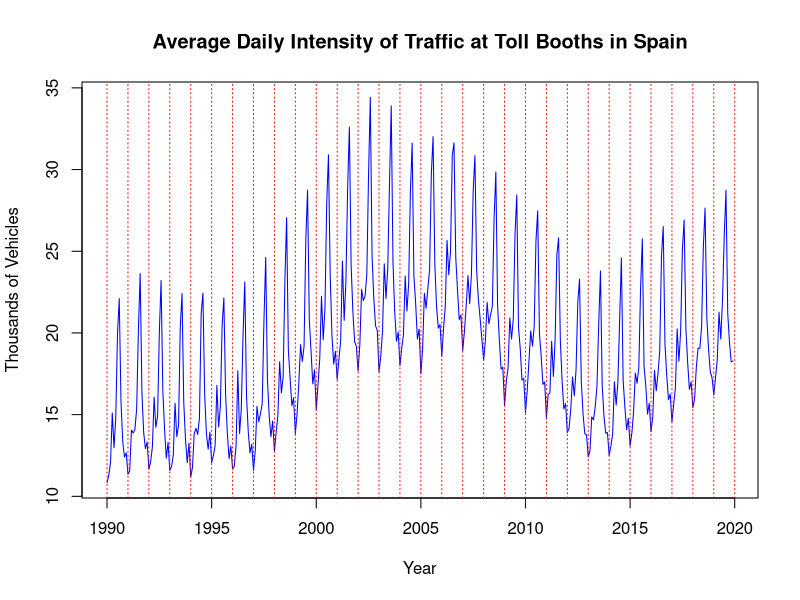
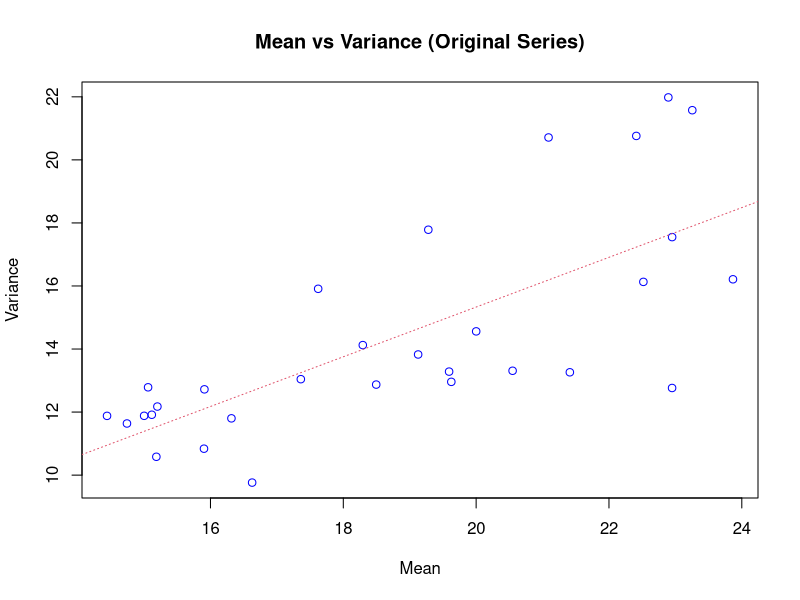
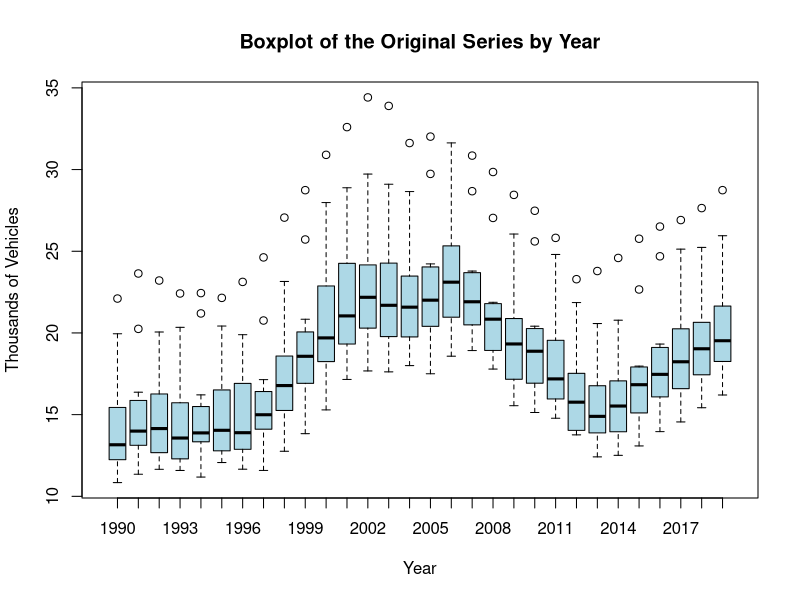
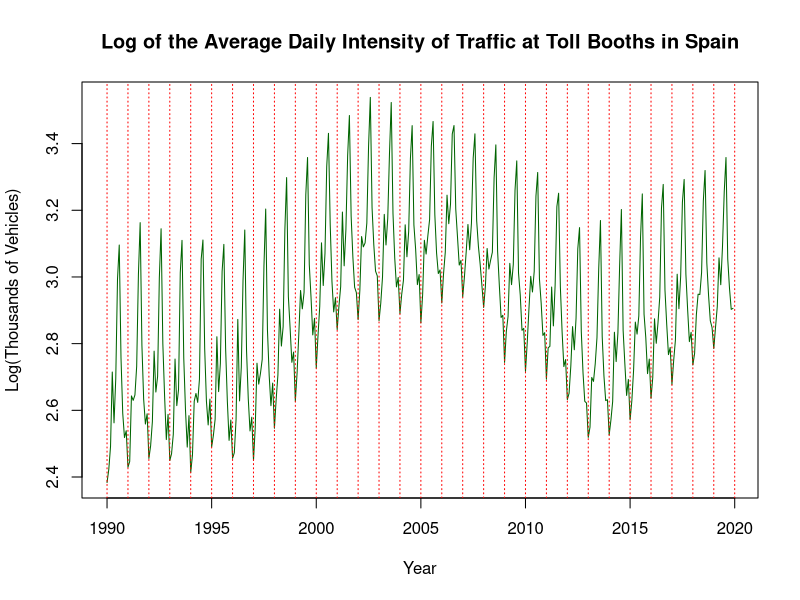
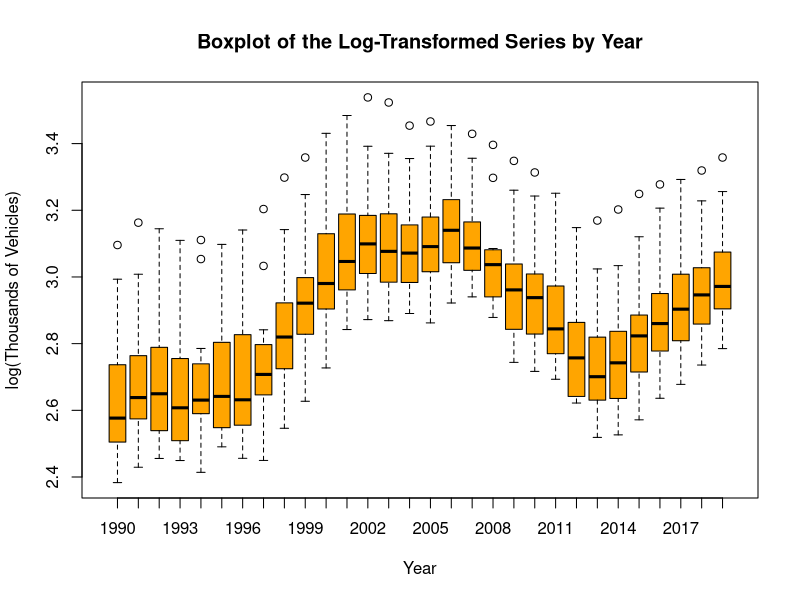
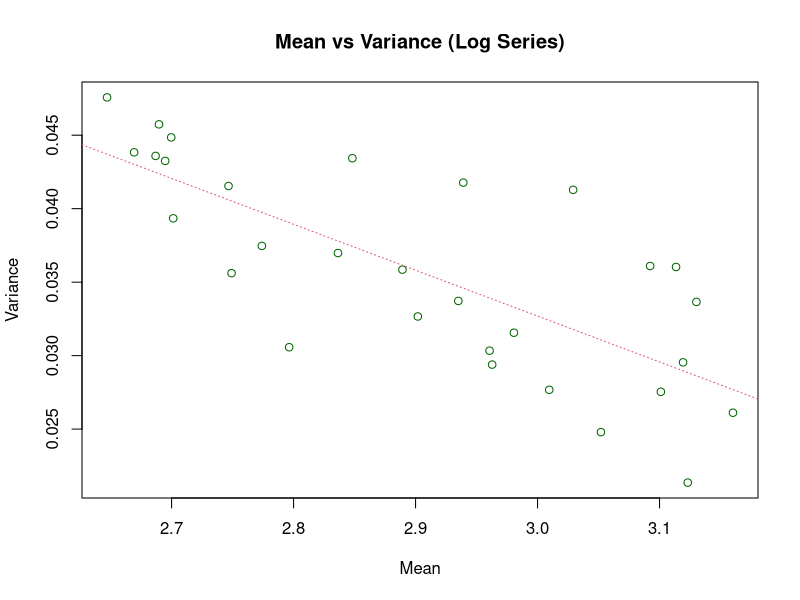
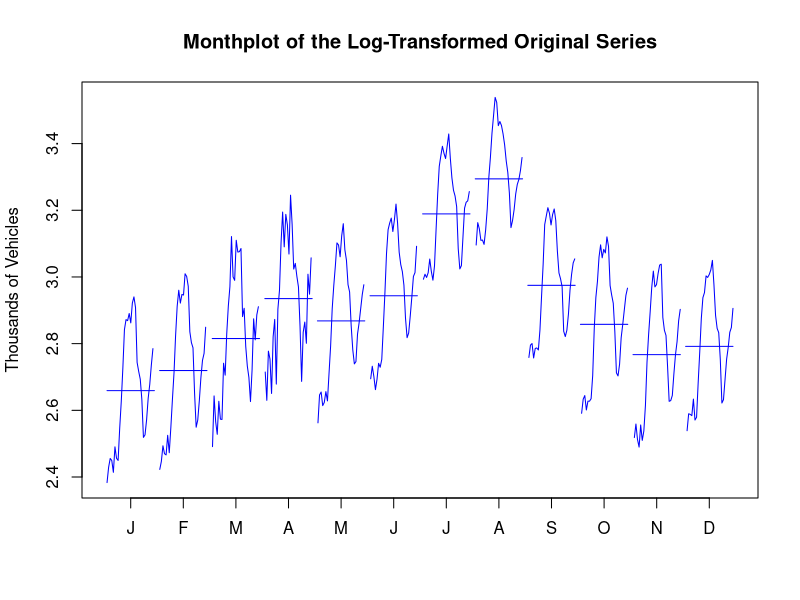
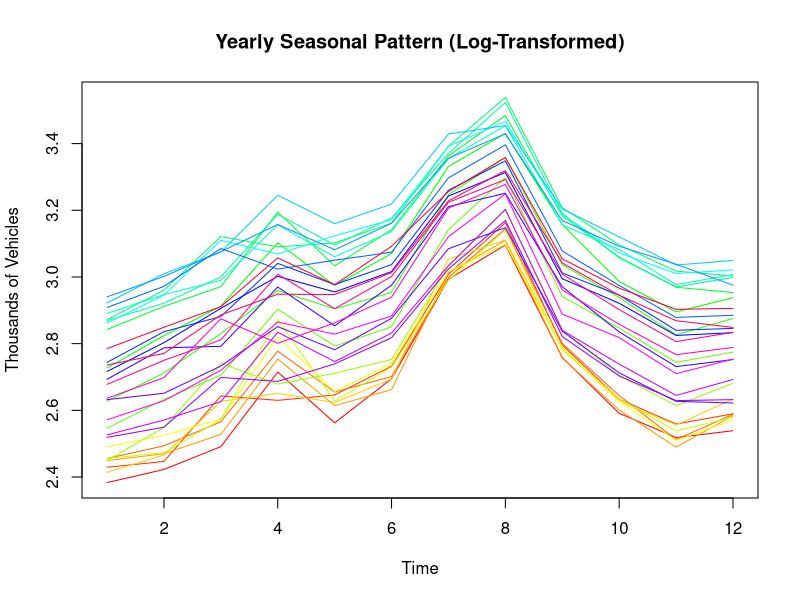

The R source for these figures, in order: (Note: this script raises an error after producing the figures.)
## ---- chunk 1
knitr::opts_chunk$set(echo = TRUE)
# install.packages("tseries")
# install.packages("forecast")
library(tseries)
library(forecast)
## ---- chunk 2
# 1) Reading the data and initial plots

# Convert the data into a time series (freq=12 for monthly data, starting at 1990)
serie <- window(ts(read.table("peajes.dat"), start = 1990, freq = 12))

# Plot of the original series
plot(
  serie,
  main = "Average Daily Intensity of Traffic at Toll Booths in Spain",
  xlab = "Year",
  ylab = "Thousands of Vehicles",
  col = "blue"
)
abline(v = 1990:2020, lty = 3, col = "red")
## ---- chunk 3
# 2) Calculating mean and variance by year, and boxplots

# Mean and variance of the original series
m <- apply(matrix(serie, nr = 12), 2, mean)
v <- apply(matrix(serie, nr = 12), 2, var)

# Plot of mean vs variance for the original series
plot(
  m, v,
  main = "Mean vs Variance (Original Series)",
  xlab = "Mean",
  ylab = "Variance",
  col = "blue"
)
abline(lm(v ~ m), col = 2, lty = 3)

linear_model_ts <- lm(v ~ m)

# Log-transformed series
log_serie <- log(serie)

# Mean and variance of the log-transformed series
m_log <- apply(matrix(log_serie, nr = 12), 2, mean)
v_log <- apply(matrix(log_serie, nr = 12), 2, var)

# Boxplots by year for the original series
boxplot(
  serie ~ floor(time(serie)),
  main = "Boxplot of the Original Series by Year",
  xlab = "Year",
  ylab = "Thousands of Vehicles",
  col = "lightblue"
)
## ---- chunk 4
# Log-transformed series
log_serie <- log(serie)

# Plot of the log-transformed series
plot(
  log_serie,
  main = "Log of the Average Daily Intensity of Traffic at Toll Booths in Spain",
  xlab = "Year",
  ylab = "Log(Thousands of Vehicles)",
  col = "darkgreen"
)
abline(v = 1990:2020, lty = 3, col = "red")

# Boxplots by year for the log-transformed series
boxplot(
  log_serie ~ floor(time(serie)),
  main = "Boxplot of the Log-Transformed Series by Year",
  xlab = "Year",
  ylab = "log(Thousands of Vehicles)",
  col = "orange"
)

# Plot of mean vs variance for the log-transformed series
plot(
  m_log, v_log,
  main = "Mean vs Variance (Log Series)",
  xlab = "Mean",
  ylab = "Variance",
  col = "darkgreen"
)
abline(lm(v_log ~ m_log), col = 2, lty = 3)

linear_model_log_ts <- lm(v_log ~ m_log)
## ---- chunk 5
# 3) Determination of the differencing order

# Apply ndiffs() and nsdiffs() to the original series
ndiffs_original <- ndiffs(serie)
nsdiffs_original <- nsdiffs(serie)

cat("Suggested regular differencing (original):", ndiffs_original, "\n")
cat("Suggested seasonal differencing (original):", nsdiffs_original, "\n")

# Apply ndiffs() and nsdiffs() to the log-transformed series
ndiffs_log <- ndiffs(log_serie)
nsdiffs_log <- nsdiffs(log_serie)

cat("Suggested regular differencing (log):", ndiffs_log, "\n")
cat("Suggested seasonal differencing (log):", nsdiffs_log, "\n")
## ---- chunk 6
# 4) Exploring seasonality and differencing

# Month plot of the original series (shows seasonal patterns by month)
monthplot(
  log_serie,
  main = "Monthplot of the Log-Transformed Original Series",
  ylab = "Thousands of Vehicles",
  col = "blue"
)

# Plot the series in a matrix form (each line is a month)
ts.plot(
  matrix(log_serie, nr = 12),
  main = "Yearly Seasonal Pattern (Log-Transformed)",
  xlab = "Time",
  ylab = "Thousands of Vehicles",
  col = rainbow(ncol(matrix(log_serie, nr = 12)))
)

# We apply diff with lag=12 to remove annual seasonality
d12_ln_serie <- diff(log_serie, lag = 12)

# Plot the differenced series
plot(
  d12_ln_serie,
  main = "Seasonally Differenced Series (lag = 12)",
  xlab = "Time",
  ylab = "Differenced Values",
  col = "purple"
)

# Month plot of the differenced series
monthplot(
  d12_ln_serie,
  main = "Monthplot of the Differenced Series (lag = 12)",
  ylab = "Differenced Values",
  col = "purple"
)

# Matrix plot of the differenced series
ts.plot(
  matrix(d12_ln_serie, nr = 12),
  main = "Yearly Seasonal Pattern (Differenced)",
  xlab = "Time",
  ylab = "Values (D12)",
  col = rainbow(ncol(matrix(log_serie, nr = 12)))
)
## ---- chunk 7
# Analyze whether the mean is constant in the seasonally differenced series (d12_ln_serie)

# 1. Plot the seasonally differenced series
plot(d12_ln_serie,
  main = "Seasonally differenced log-transformed series",
  xlab = "Time",
  ylab = "Seasonally differenced log",
  col = "blue",
  type = "l"
)
abline(h = 0, col = "red", lty = 2, lwd = 1.5)

# 2. First-order differencing of the seasonally differenced series
d1_d12_ln_serie <- diff(d12_ln_serie)

# Plot the first-order differenced series
plot(d1_d12_ln_serie,
  main = "First-order differenced seasonally differenced series",
  xlab = "Time",
  ylab = "First-order differenced log",
  col = "darkgreen",
  type = "l"
)
abline(h = 0, col = "red", lty = 2, lwd = 1.5)

# 3. Second-order differencing of the already differenced series
d1_d1_d12_ln_serie <- diff(d1_d12_ln_serie)

# Plot the second-order differenced series
plot(d1_d1_d12_ln_serie,
  main = "Second-order differenced series",
  xlab = "Time",
  ylab = "Second-order differenced log",
  col = "blue",
  type = "l"
)
abline(h = 0, col = "red", lty = 2, lwd = 1.5)

# 4. Calculate the variance of each series
var_d12_ln <- var(d12_ln_serie, na.rm = TRUE)
var_d1_d12_ln <- var(d1_d12_ln_serie, na.rm = TRUE)
var_d1_d1_d12_ln <- var(d1_d1_d12_ln_serie, na.rm = TRUE)

# Print the variances for comparison
cat("Variance of seasonally differenced series: ", var_d12_ln, "\n")
cat("Variance of first-order differenced series: ", var_d1_d12_ln, "\n")
cat("Variance of second-order differenced series: ", var_d1_d1_d12_ln, "\n")
## ---- chunk 8
# Boxplots by year for the original and differenced series

# Boxplot of the original series grouped by year
boxplot(
  serie ~ floor(time(log_serie)),
  main = "Boxplot of the Log Series by Year",
  xlab = "Year",
  ylab = "Thousands of Vehicles",
  col = "lightblue"
)

# Boxplot of the seasonally differenced series (lag=12) grouped by year

boxplot(
  na.omit(d12_ln_serie) ~ floor(time(na.omit(d12_ln_serie))),
  main = "Boxplot of the Differenced Series (lag=12) by Year",
  xlab = "Year",
  ylab = "Differenced Values",
  col = "lightgreen"
)

#  Stationarity tests using Augmented Dickey-Fuller (ADF) and KPSS tests

# Original series
adf_original <- adf.test(log_serie)
kpss_original <- kpss.test(log_serie)

# Differenced series seasonally (removing NAs)
adf_diff <- adf.test(na.omit(d12_ln_serie))
kpss_diff <- kpss.test(na.omit(d12_ln_serie))

# Differenced series (removing NAs)
adf_diff_first <- adf.test(na.omit(d1_d12_ln_serie))
kpss_diff_first <- kpss.test(na.omit(d1_d12_ln_serie))

# Display the results
print("adf test of the log dataset")
adf_original
print("kpss test of the log dataset")
kpss_original
print("adf test of the seasonaly differenced log dataset")
adf_diff
print("kpss test of the seasonaly differenced log dataset")
kpss_diff
print("adf test of the seasonaly differenced and first-order difference log dataset")
adf_diff_first
print("kpss test of the seasonaly differenced and first-order difference log dataset")
kpss_diff_first
## ---- chunk 9
# Boxplot of d1d12serie grouped by year

boxplot(
  na.omit(d1_d12_ln_serie) ~ floor(time(na.omit(d1_d12_ln_serie))),
  main = "Boxplot of the Differenced Series (lag=1, lag=12) by Year",
  xlab = "Year",
  ylab = "Differenced Values",
  col = "lightgreen"
)
## ---- chunk 10
# Plot ACF and PACF for the stationary series
par(mfrow = c(1, 2)) # Set up the plot layout
acf(d1_d12_ln_serie, main = "ACF of Stationary Series")
pacf(d1_d12_ln_serie, main = "PACF of Stationary Series")
par(mfrow = c(1, 1)) # Reset plot layout

# print all values
print("ACF")
acf(d1_d12_ln_serie, plot = FALSE)
print("PACF")
pacf(d1_d12_ln_serie, plot = FALSE)
## ---- chunk 11
# Assuming 'd1d12serie' is already defined and is your stationary series

# MA(2)
model1 <- arima(d1_d12_ln_serie, order = c(0, 0, 2))
# ARMA(1,0,1)
model2 <- arima(d1_d12_ln_serie, order = c(1, 0, 1))

# Compare AIC and BIC values for all models
aic_values <- c(
  AIC(model1), AIC(model2)
)

bic_values <- c(
  BIC(model1), BIC(model2)
)

comparison <- data.frame(
  model = c("ARIMA(0,0,2)", "ARIMA(1,0,1)"),
  AIC = aic_values,
  BIC = bic_values
)

print(comparison)
## ---- chunk 12
# ----- ESTIMATION OF THE IDENTIFIED MODEL (ARIMA(0,0,2)) -----

# Fit the ARIMA(0,0,2) model to the differenced series
cat("Best model")
best_model <- arima(d1_d12_ln_serie, order = c(0, 0, 2))

# Display a summary of the fitted model
summary(best_model)


cat("Second best model")
second_best_model <- arima(d1_d12_ln_serie, order = c(1, 0, 1))

# Display a summary of the fitted model
summary(second_best_model)
## ---- chunk 13
################# Validation#################################
validation <- function(model) {
  s <- frequency(get(model$series))
  resid <- model$residuals
  par(mfrow = c(2, 2), mar = c(3, 3, 3, 3))
  # Residuals plot
  plot(resid, main = "Residuals")
  abline(h = 0)
  abline(h = c(-3 * sd(resid), 3 * sd(resid)), lty = 3, col = 4)
  # Square Root of absolute values of residuals (Homocedasticity)
  scatter.smooth(sqrt(abs(resid)),
    main = "Square Root of Absolute residuals",
    lpars = list(col = 2)
  )

  # Normal plot of residuals
  qqnorm(resid)
  qqline(resid, col = 2, lwd = 2)

  ## Histogram of residuals with normal curve
  hist(resid, breaks = 20, freq = FALSE)
  curve(dnorm(x, mean = mean(resid), sd = sd(resid)), col = 2, add = T)


  # ACF & PACF of residuals
  par(mfrow = c(1, 2))
  acf(resid, ylim = c(-1, 1), lag.max = 60, col = c(2, rep(1, s - 1)), lwd = 1)
  pacf(resid, ylim = c(-1, 1), lag.max = 60, col = c(rep(1, s - 1), 2), lwd = 1)
  par(mfrow = c(1, 1))

  # Ljung-Box p-values
  par(mar = c(2, 2, 1, 1))
  tsdiag(model, gof.lag = 7 * s)
  cat("\n--------------------------------------------------------------------\n")
  print(model)

  # Stationary and Invertible
  cat(
    "\nModul of AR Characteristic polynomial Roots: ",
    Mod(polyroot(c(1, -model$model$phi))), "\n"
  )
  cat(
    "\nModul of MA Characteristic polynomial Roots: ",
    Mod(polyroot(c(1, model$model$theta))), "\n"
  )

  suppressMessages(require(forecast, quietly = TRUE, warn.conflicts = FALSE))
  plot(model)

  # Model expressed as an MA infinity (psi-weights)
  psis <- ARMAtoMA(ar = model$model$phi, ma = model$model$theta, lag.max = 36)
  names(psis) <- paste("psi", 1:36)
  cat("\nPsi-weights (MA(inf))\n")
  cat("\n--------------------\n")
  print(psis[1:24])

  # Model expressed as an AR infinity (pi-weights)
  pis <- -ARMAtoMA(ar = -model$model$theta, ma = -model$model$phi, lag.max = 36)
  names(pis) <- paste("pi", 1:36)
  cat("\nPi-weights (AR(inf))\n")
  cat("\n--------------------\n")
  print(pis[1:24])

  cat("\nDescriptive Statistics for the Residuals\n")
  cat("\n----------------------------------------\n")

  suppressMessages(require(fBasics, quietly = TRUE, warn.conflicts = FALSE))
  ## Anderson-Darling test
  print(basicStats(resid))

  ## Add here complementary tests (use with caution!)
  ## ---------------------------------------------------------
  cat("\nNormality Tests\n")
  cat("\n--------------------\n")

  ## Shapiro-Wilks Normality test
  print(shapiro.test(resid))

  suppressMessages(require(nortest, quietly = TRUE, warn.conflicts = FALSE))
  ## Anderson-Darling test
  print(ad.test(resid))

  suppressMessages(require(tseries, quietly = TRUE, warn.conflicts = FALSE))
  ## Jarque-Bera test
  print(jarque.bera.test(resid))

  cat("\nHomoscedasticity Test\n")
  cat("\n--------------------\n")
  suppressMessages(require(lmtest, quietly = TRUE, warn.conflicts = FALSE))
  ## Breusch-Pagan test
  obs <- get(model$series)
  print(bptest(resid ~ I(obs - resid)))

  cat("\nIndependence Tests\n")
  cat("\n--------------------\n")

  ## Durbin-Watson test
  print(dwtest(resid ~ I(1:length(resid))))

  ## Ljung-Box test
  cat("\nLjung-Box test\n")
  print(t(apply(matrix(c(1:4, (1:4) * s)), 1, function(el) {
    te <- Box.test(resid, type = "Ljung-Box", lag = el)
    c(lag = (te$parameter), statistic = te$statistic[[1]], p.value = te$p.value)
  })))
}
################# Fi Validation #################################
## ---- chunk 14
validation(best_model)
## ---- chunk 15
validation(second_best_model)
## ---- chunk 16
ultim <- c(2019, 12)
## ---- chunk 17
# Make a prediction using the best model
library(forecast)
forecast_result <- forecast(best_model, h = 12)

# Back-transform the predictions
# Step 1: Reverse the second differencing
last_diff <- tail(d12_ln_serie, 1)
pr <- cumsum(forecast_result$mean) + as.vector(last_diff)

# Step 2: Reverse the seasonal differencing
last_seasonal_diff <- tail(log_serie, 12)
pr <- cumsum(pr) + as.vector(last_seasonal_diff)

# Step 3: Reverse the log transformation
pr <- exp(pr)

# Intervals
tl <- exp(cumsum(forecast_result$lower[, 2]) + as.vector(last_diff) + as.vector(last_seasonal_diff))
tu <- exp(cumsum(forecast_result$upper[, 2]) + as.vector(last_diff) + as.vector(last_seasonal_diff))


# Create time series objects for the prediction intervals
tl <- ts(c(tail(serie, 1), tl), start = ultim, freq = 12)
tu <- ts(c(tail(serie, 1), tu), start = ultim, freq = 12)
pr <- ts(c(tail(serie, 1), pr), start = ultim, freq = 12)

# Plot the prediction
ts.plot(serie, tl, tu, pr, lty = c(1, 2, 2, 1), col = c(1, 4, 4, 2), xlim = c(serie_end[1] - 2, serie_end[1] + 2), type = "o", main = paste("Model ARIMA(", paste(c(2, 0, 4), collapse = ","), ")", sep = ""))
abline(v = (serie_end[1] - 2):(serie_end[1] + 2), lty = 3, col = 4)

# Print the predicted values
print(pr)
